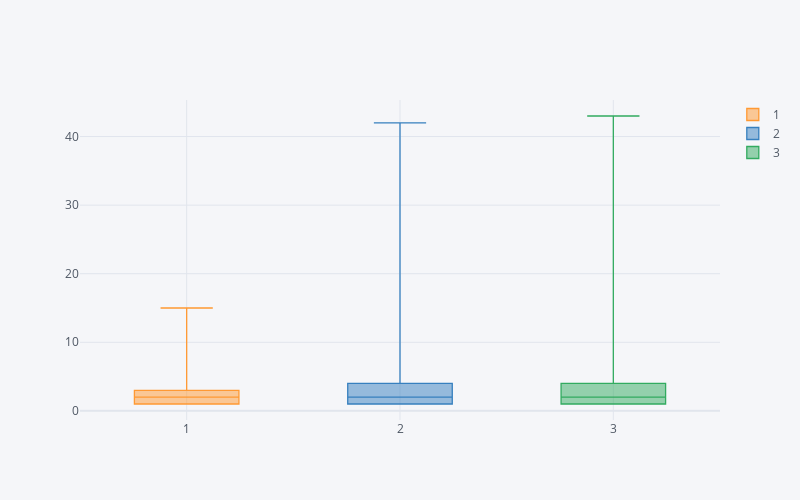

Notebook code for this chart:
### Code cell
iplot(df2.iplot(asFigure=True, kind='box', dimensions=(800,500)))

### Figure 1 — Plotly figure (JSON) as saved in the notebook; plotly's stock layout.template omitted (floating-point values rounded to 4 significant figures; data arrays with more than 128 entries replaced by an {"elided": "..."} marker saying what was removed)
{"data": [{"boxpoints": false, "line": {"width": 1.3}, "marker": {"color": "rgba(255, 153, 51, 1.0)"}, "name": "1", "orientation": "v", "type": "box", "y": {"elided": "248 int values"}}, {"boxpoints": false, "line": {"width": 1.3}, "marker": {"color": "rgba(55, 128, 191, 1.0)"}, "name": "2", "orientation": "v", "type": "box", "y": {"elided": "248 int values"}}, {"boxpoints": false, "line": {"width": 1.3}, "marker": {"color": "rgba(50, 171, 96, 1.0)"}, "name": "3", "orientation": "v", "type": "box", "y": {"elided": "248 int values"}}], "layout": {"height": 500, "legend": {"bgcolor": "#F5F6F9", "font": {"color": "#4D5663"}}, "paper_bgcolor": "#F5F6F9", "plot_bgcolor": "#F5F6F9", "title": {"font": {"color": "#4D5663"}}, "width": 800, "xaxis": {"gridcolor": "#E1E5ED", "showgrid": true, "tickfont": {"color": "#4D5663"}, "title": {"font": {"color": "#4D5663"}, "text": ""}, "zerolinecolor": "#E1E5ED"}, "yaxis": {"gridcolor": "#E1E5ED", "showgrid": true, "tickfont": {"color": "#4D5663"}, "title": {"font": {"color": "#4D5663"}, "text": ""}, "zerolinecolor": "#E1E5ED"}}}
